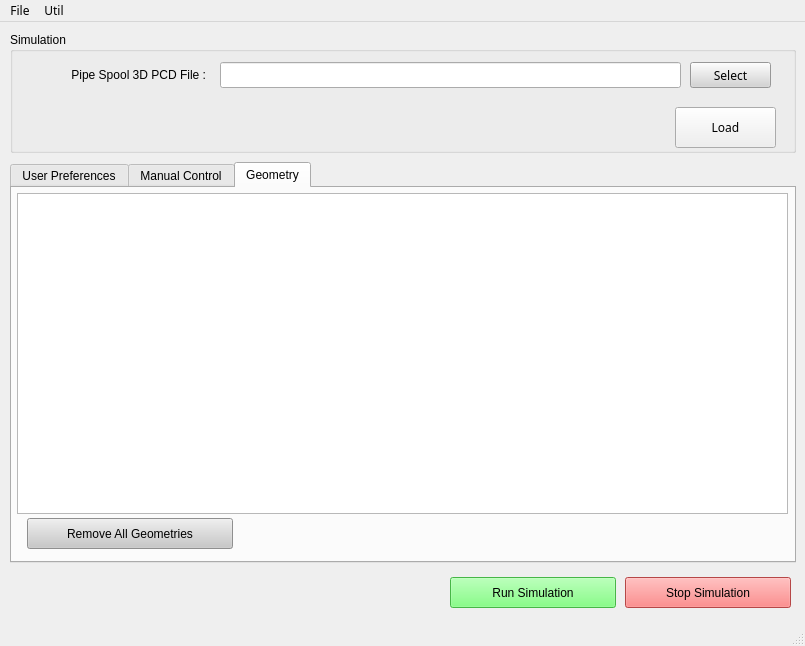
<?xml version="1.0" encoding="UTF-8"?>
<ui version="4.0">
 <author>IAE</author>
 <class>MainWindow</class>
 <widget class="QMainWindow" name="MainWindow">
  <property name="geometry">
   <rect>
    <x>0</x>
    <y>0</y>
    <width>805</width>
    <height>646</height>
   </rect>
  </property>
  <property name="font">
   <font>
    <family>NanumSquare</family>
   </font>
  </property>
  <property name="windowTitle">
   <string/>
  </property>
  <property name="windowIcon">
   <iconset theme="document-save-as">
    <normaloff>.</normaloff>.</iconset>
  </property>
  <property name="toolTip">
   <string/>
  </property>
  <property name="styleSheet">
   <string notr="true"/>
  </property>
  <widget class="QWidget" name="centralwidget">
   <widget class="QGroupBox" name="groupBox_4">
    <property name="geometry">
     <rect>
      <x>10</x>
      <y>10</y>
      <width>786</width>
      <height>121</height>
     </rect>
    </property>
    <property name="font">
     <font>
      <family>Arial</family>
     </font>
    </property>
    <property name="title">
     <string>Simulation</string>
    </property>
    <widget class="QLabel" name="label">
     <property name="geometry">
      <rect>
       <x>15</x>
       <y>30</y>
       <width>181</width>
       <height>26</height>
      </rect>
     </property>
     <property name="text">
      <string>Pipe Spool 3D PCD File :</string>
     </property>
     <property name="alignment">
      <set>Qt::AlignRight|Qt::AlignTrailing|Qt::AlignVCenter</set>
     </property>
    </widget>
    <widget class="QLineEdit" name="edit_pcd_file">
     <property name="geometry">
      <rect>
       <x>210</x>
       <y>30</y>
       <width>461</width>
       <height>26</height>
      </rect>
     </property>
     <property name="readOnly">
      <bool>true</bool>
     </property>
    </widget>
    <widget class="QPushButton" name="btn_open_pcd">
     <property name="geometry">
      <rect>
       <x>680</x>
       <y>30</y>
       <width>81</width>
       <height>26</height>
      </rect>
     </property>
     <property name="font">
      <font>
       <family>NanumSquare</family>
      </font>
     </property>
     <property name="styleSheet">
      <string notr="true">color: rgb(0,0,0);
background-color: rgb(212, 212, 212);</string>
     </property>
     <property name="text">
      <string>Select</string>
     </property>
    </widget>
    <widget class="QPushButton" name="btn_load_pcd">
     <property name="geometry">
      <rect>
       <x>665</x>
       <y>75</y>
       <width>101</width>
       <height>41</height>
      </rect>
     </property>
     <property name="font">
      <font>
       <family>NanumSquare</family>
      </font>
     </property>
     <property name="styleSheet">
      <string notr="true"/>
     </property>
     <property name="text">
      <string>Load</string>
     </property>
    </widget>
   </widget>
   <widget class="QPushButton" name="btn_run_simulation">
    <property name="geometry">
     <rect>
      <x>450</x>
      <y>555</y>
      <width>166</width>
      <height>31</height>
     </rect>
    </property>
    <property name="font">
     <font>
      <family>Arial</family>
     </font>
    </property>
    <property name="styleSheet">
     <string notr="true">color: rgb(0,0,0);
background-color: rgb(100,255,100);</string>
    </property>
    <property name="text">
     <string>Run Simulation</string>
    </property>
    <property name="icon">
     <iconset>
      <normaloff>../resource/run.png</normaloff>../resource/run.png</iconset>
    </property>
   </widget>
   <widget class="QPushButton" name="btn_stop_simulation">
    <property name="geometry">
     <rect>
      <x>625</x>
      <y>555</y>
      <width>166</width>
      <height>31</height>
     </rect>
    </property>
    <property name="font">
     <font>
      <family>Arial</family>
     </font>
    </property>
    <property name="styleSheet">
     <string notr="true">color: rgb(0,0,0);
background-color: rgb(255, 100, 100);</string>
    </property>
    <property name="text">
     <string>Stop Simulation</string>
    </property>
    <property name="icon">
     <iconset>
      <normaloff>../resource/stop.png</normaloff>../resource/stop.png</iconset>
    </property>
   </widget>
   <widget class="QTabWidget" name="tabWidget">
    <property name="geometry">
     <rect>
      <x>10</x>
      <y>140</y>
      <width>786</width>
      <height>401</height>
     </rect>
    </property>
    <property name="font">
     <font>
      <family>Arial</family>
     </font>
    </property>
    <property name="currentIndex">
     <number>2</number>
    </property>
    <widget class="QWidget" name="tab">
     <attribute name="title">
      <string>User Preferences</string>
     </attribute>
     <widget class="QGroupBox" name="groupBox">
      <property name="geometry">
       <rect>
        <x>15</x>
        <y>10</y>
        <width>431</width>
        <height>106</height>
       </rect>
      </property>
      <property name="font">
       <font>
        <family>Arial</family>
       </font>
      </property>
      <property name="title">
       <string>Pose Detection Plugin Preference</string>
      </property>
      <widget class="QComboBox" name="select_pg_plugin">
       <property name="geometry">
        <rect>
         <x>210</x>
         <y>65</y>
         <width>206</width>
         <height>26</height>
        </rect>
       </property>
      </widget>
      <widget class="QComboBox" name="select_pd_plugin">
       <property name="geometry">
        <rect>
         <x>210</x>
         <y>30</y>
         <width>206</width>
         <height>26</height>
        </rect>
       </property>
      </widget>
      <widget class="QLabel" name="label_3">
       <property name="geometry">
        <rect>
         <x>20</x>
         <y>30</y>
         <width>181</width>
         <height>26</height>
        </rect>
       </property>
       <property name="text">
        <string>Pose Detection Plug-in :</string>
       </property>
       <property name="alignment">
        <set>Qt::AlignRight|Qt::AlignTrailing|Qt::AlignVCenter</set>
       </property>
      </widget>
      <widget class="QLabel" name="label_4">
       <property name="geometry">
        <rect>
         <x>10</x>
         <y>65</y>
         <width>191</width>
         <height>26</height>
        </rect>
       </property>
       <property name="text">
        <string>Path Generation Plug-in :</string>
       </property>
       <property name="alignment">
        <set>Qt::AlignRight|Qt::AlignTrailing|Qt::AlignVCenter</set>
       </property>
      </widget>
     </widget>
     <widget class="QGroupBox" name="groupBox_2">
      <property name="geometry">
       <rect>
        <x>15</x>
        <y>130</y>
        <width>436</width>
        <height>106</height>
       </rect>
      </property>
      <property name="font">
       <font>
        <family>Arial</family>
       </font>
      </property>
      <property name="title">
       <string>Path Generatation Plugin Preference</string>
      </property>
      <widget class="QComboBox" name="select_pg_plugin_2">
       <property name="geometry">
        <rect>
         <x>210</x>
         <y>65</y>
         <width>206</width>
         <height>26</height>
        </rect>
       </property>
      </widget>
      <widget class="QComboBox" name="select_pd_plugin_2">
       <property name="geometry">
        <rect>
         <x>210</x>
         <y>30</y>
         <width>206</width>
         <height>26</height>
        </rect>
       </property>
      </widget>
      <widget class="QLabel" name="label_5">
       <property name="geometry">
        <rect>
         <x>20</x>
         <y>30</y>
         <width>181</width>
         <height>26</height>
        </rect>
       </property>
       <property name="text">
        <string>Pose Detection Plug-in :</string>
       </property>
       <property name="alignment">
        <set>Qt::AlignRight|Qt::AlignTrailing|Qt::AlignVCenter</set>
       </property>
      </widget>
      <widget class="QLabel" name="label_6">
       <property name="geometry">
        <rect>
         <x>10</x>
         <y>65</y>
         <width>191</width>
         <height>26</height>
        </rect>
       </property>
       <property name="text">
        <string>Path Generation Plug-in :</string>
       </property>
       <property name="alignment">
        <set>Qt::AlignRight|Qt::AlignTrailing|Qt::AlignVCenter</set>
       </property>
      </widget>
     </widget>
    </widget>
    <widget class="QWidget" name="tab_2">
     <attribute name="title">
      <string>Manual Control</string>
     </attribute>
     <widget class="QGroupBox" name="groupBox_3">
      <property name="geometry">
       <rect>
        <x>10</x>
        <y>10</y>
        <width>761</width>
        <height>346</height>
       </rect>
      </property>
      <property name="title">
       <string>Joint Control</string>
      </property>
      <widget class="QLabel" name="label_rt_1">
       <property name="geometry">
        <rect>
         <x>14</x>
         <y>30</y>
         <width>96</width>
         <height>21</height>
        </rect>
       </property>
       <property name="text">
        <string>-</string>
       </property>
       <property name="alignment">
        <set>Qt::AlignRight|Qt::AlignTrailing|Qt::AlignVCenter</set>
       </property>
      </widget>
      <widget class="QSlider" name="slide_rt_1">
       <property name="geometry">
        <rect>
         <x>120</x>
         <y>30</y>
         <width>181</width>
         <height>21</height>
        </rect>
       </property>
       <property name="orientation">
        <enum>Qt::Horizontal</enum>
       </property>
      </widget>
      <widget class="QLineEdit" name="edit_slide_rt_1">
       <property name="geometry">
        <rect>
         <x>310</x>
         <y>30</y>
         <width>56</width>
         <height>21</height>
        </rect>
       </property>
       <property name="alignment">
        <set>Qt::AlignCenter</set>
       </property>
      </widget>
      <widget class="Line" name="line_2">
       <property name="geometry">
        <rect>
         <x>375</x>
         <y>25</y>
         <width>16</width>
         <height>306</height>
        </rect>
       </property>
       <property name="orientation">
        <enum>Qt::Vertical</enum>
       </property>
      </widget>
      <widget class="QLineEdit" name="edit_slide_rt_2">
       <property name="geometry">
        <rect>
         <x>311</x>
         <y>65</y>
         <width>56</width>
         <height>21</height>
        </rect>
       </property>
       <property name="alignment">
        <set>Qt::AlignCenter</set>
       </property>
      </widget>
      <widget class="QSlider" name="slide_rt_2">
       <property name="geometry">
        <rect>
         <x>121</x>
         <y>65</y>
         <width>181</width>
         <height>21</height>
        </rect>
       </property>
       <property name="orientation">
        <enum>Qt::Horizontal</enum>
       </property>
      </widget>
      <widget class="QLabel" name="label_rt_2">
       <property name="geometry">
        <rect>
         <x>10</x>
         <y>65</y>
         <width>101</width>
         <height>21</height>
        </rect>
       </property>
       <property name="text">
        <string>-</string>
       </property>
       <property name="alignment">
        <set>Qt::AlignRight|Qt::AlignTrailing|Qt::AlignVCenter</set>
       </property>
      </widget>
      <widget class="QLineEdit" name="edit_slide_rt_3">
       <property name="geometry">
        <rect>
         <x>311</x>
         <y>100</y>
         <width>56</width>
         <height>21</height>
        </rect>
       </property>
       <property name="alignment">
        <set>Qt::AlignCenter</set>
       </property>
      </widget>
      <widget class="QSlider" name="slide_rt_3">
       <property name="geometry">
        <rect>
         <x>121</x>
         <y>100</y>
         <width>181</width>
         <height>21</height>
        </rect>
       </property>
       <property name="orientation">
        <enum>Qt::Horizontal</enum>
       </property>
      </widget>
      <widget class="QLabel" name="label_rt_3">
       <property name="geometry">
        <rect>
         <x>10</x>
         <y>100</y>
         <width>101</width>
         <height>21</height>
        </rect>
       </property>
       <property name="text">
        <string>-</string>
       </property>
       <property name="alignment">
        <set>Qt::AlignRight|Qt::AlignTrailing|Qt::AlignVCenter</set>
       </property>
      </widget>
      <widget class="QLineEdit" name="edit_slide_rt_4">
       <property name="geometry">
        <rect>
         <x>311</x>
         <y>135</y>
         <width>56</width>
         <height>21</height>
        </rect>
       </property>
       <property name="alignment">
        <set>Qt::AlignCenter</set>
       </property>
      </widget>
      <widget class="QSlider" name="slide_rt_4">
       <property name="geometry">
        <rect>
         <x>121</x>
         <y>135</y>
         <width>181</width>
         <height>21</height>
        </rect>
       </property>
       <property name="orientation">
        <enum>Qt::Horizontal</enum>
       </property>
      </widget>
      <widget class="QLabel" name="label_rt_4">
       <property name="geometry">
        <rect>
         <x>10</x>
         <y>135</y>
         <width>101</width>
         <height>21</height>
        </rect>
       </property>
       <property name="text">
        <string>-</string>
       </property>
       <property name="alignment">
        <set>Qt::AlignRight|Qt::AlignTrailing|Qt::AlignVCenter</set>
       </property>
      </widget>
      <widget class="QLabel" name="label_rt_5">
       <property name="geometry">
        <rect>
         <x>9</x>
         <y>170</y>
         <width>101</width>
         <height>21</height>
        </rect>
       </property>
       <property name="text">
        <string>-</string>
       </property>
       <property name="alignment">
        <set>Qt::AlignRight|Qt::AlignTrailing|Qt::AlignVCenter</set>
       </property>
      </widget>
      <widget class="QSlider" name="slide_rt_5">
       <property name="geometry">
        <rect>
         <x>120</x>
         <y>170</y>
         <width>181</width>
         <height>21</height>
        </rect>
       </property>
       <property name="orientation">
        <enum>Qt::Horizontal</enum>
       </property>
      </widget>
      <widget class="QLineEdit" name="edit_slide_rt_5">
       <property name="geometry">
        <rect>
         <x>310</x>
         <y>170</y>
         <width>56</width>
         <height>21</height>
        </rect>
       </property>
       <property name="alignment">
        <set>Qt::AlignCenter</set>
       </property>
      </widget>
      <widget class="QLineEdit" name="edit_slide_rt_6">
       <property name="geometry">
        <rect>
         <x>311</x>
         <y>205</y>
         <width>56</width>
         <height>21</height>
        </rect>
       </property>
       <property name="alignment">
        <set>Qt::AlignCenter</set>
       </property>
      </widget>
      <widget class="QSlider" name="slide_rt_6">
       <property name="geometry">
        <rect>
         <x>121</x>
         <y>205</y>
         <width>181</width>
         <height>21</height>
        </rect>
       </property>
       <property name="orientation">
        <enum>Qt::Horizontal</enum>
       </property>
      </widget>
      <widget class="QLabel" name="label_rt_6">
       <property name="geometry">
        <rect>
         <x>10</x>
         <y>205</y>
         <width>101</width>
         <height>21</height>
        </rect>
       </property>
       <property name="text">
        <string>-</string>
       </property>
       <property name="alignment">
        <set>Qt::AlignRight|Qt::AlignTrailing|Qt::AlignVCenter</set>
       </property>
      </widget>
      <widget class="QLabel" name="label_rt_7">
       <property name="geometry">
        <rect>
         <x>9</x>
         <y>240</y>
         <width>101</width>
         <height>21</height>
        </rect>
       </property>
       <property name="text">
        <string>-</string>
       </property>
       <property name="alignment">
        <set>Qt::AlignRight|Qt::AlignTrailing|Qt::AlignVCenter</set>
       </property>
      </widget>
      <widget class="QSlider" name="slide_rt_7">
       <property name="geometry">
        <rect>
         <x>120</x>
         <y>240</y>
         <width>181</width>
         <height>21</height>
        </rect>
       </property>
       <property name="orientation">
        <enum>Qt::Horizontal</enum>
       </property>
      </widget>
      <widget class="QLineEdit" name="edit_slide_rt_7">
       <property name="geometry">
        <rect>
         <x>310</x>
         <y>240</y>
         <width>56</width>
         <height>21</height>
        </rect>
       </property>
       <property name="alignment">
        <set>Qt::AlignCenter</set>
       </property>
      </widget>
      <widget class="QLineEdit" name="edit_slide_rt_8">
       <property name="geometry">
        <rect>
         <x>311</x>
         <y>275</y>
         <width>56</width>
         <height>21</height>
        </rect>
       </property>
       <property name="alignment">
        <set>Qt::AlignCenter</set>
       </property>
      </widget>
      <widget class="QSlider" name="slide_rt_8">
       <property name="geometry">
        <rect>
         <x>121</x>
         <y>275</y>
         <width>181</width>
         <height>21</height>
        </rect>
       </property>
       <property name="orientation">
        <enum>Qt::Horizontal</enum>
       </property>
      </widget>
      <widget class="QLabel" name="label_rt_8">
       <property name="geometry">
        <rect>
         <x>10</x>
         <y>275</y>
         <width>101</width>
         <height>21</height>
        </rect>
       </property>
       <property name="text">
        <string>-</string>
       </property>
       <property name="alignment">
        <set>Qt::AlignRight|Qt::AlignTrailing|Qt::AlignVCenter</set>
       </property>
      </widget>
      <widget class="QLabel" name="label_rt_9">
       <property name="geometry">
        <rect>
         <x>9</x>
         <y>310</y>
         <width>101</width>
         <height>21</height>
        </rect>
       </property>
       <property name="text">
        <string>-</string>
       </property>
       <property name="alignment">
        <set>Qt::AlignRight|Qt::AlignTrailing|Qt::AlignVCenter</set>
       </property>
      </widget>
      <widget class="QSlider" name="slide_rt_9">
       <property name="geometry">
        <rect>
         <x>120</x>
         <y>310</y>
         <width>181</width>
         <height>21</height>
        </rect>
       </property>
       <property name="orientation">
        <enum>Qt::Horizontal</enum>
       </property>
      </widget>
      <widget class="QLineEdit" name="edit_slide_rt_9">
       <property name="geometry">
        <rect>
         <x>310</x>
         <y>310</y>
         <width>56</width>
         <height>21</height>
        </rect>
       </property>
       <property name="alignment">
        <set>Qt::AlignCenter</set>
       </property>
      </widget>
      <widget class="QLineEdit" name="edit_slide_dda_7">
       <property name="geometry">
        <rect>
         <x>690</x>
         <y>240</y>
         <width>56</width>
         <height>21</height>
        </rect>
       </property>
       <property name="alignment">
        <set>Qt::AlignCenter</set>
       </property>
      </widget>
      <widget class="QLineEdit" name="edit_slide_dda_4">
       <property name="geometry">
        <rect>
         <x>691</x>
         <y>135</y>
         <width>56</width>
         <height>21</height>
        </rect>
       </property>
       <property name="alignment">
        <set>Qt::AlignCenter</set>
       </property>
      </widget>
      <widget class="QLineEdit" name="edit_slide_dda_8">
       <property name="geometry">
        <rect>
         <x>691</x>
         <y>275</y>
         <width>56</width>
         <height>21</height>
        </rect>
       </property>
       <property name="alignment">
        <set>Qt::AlignCenter</set>
       </property>
      </widget>
      <widget class="QLineEdit" name="edit_slide_dda_9">
       <property name="geometry">
        <rect>
         <x>690</x>
         <y>310</y>
         <width>56</width>
         <height>21</height>
        </rect>
       </property>
       <property name="alignment">
        <set>Qt::AlignCenter</set>
       </property>
      </widget>
      <widget class="QLabel" name="label_dda_1">
       <property name="geometry">
        <rect>
         <x>394</x>
         <y>30</y>
         <width>96</width>
         <height>21</height>
        </rect>
       </property>
       <property name="text">
        <string>-</string>
       </property>
       <property name="alignment">
        <set>Qt::AlignRight|Qt::AlignTrailing|Qt::AlignVCenter</set>
       </property>
      </widget>
      <widget class="QSlider" name="slide_dda_4">
       <property name="geometry">
        <rect>
         <x>501</x>
         <y>135</y>
         <width>181</width>
         <height>21</height>
        </rect>
       </property>
       <property name="orientation">
        <enum>Qt::Horizontal</enum>
       </property>
      </widget>
      <widget class="QSlider" name="slide_dda_9">
       <property name="geometry">
        <rect>
         <x>500</x>
         <y>310</y>
         <width>181</width>
         <height>21</height>
        </rect>
       </property>
       <property name="orientation">
        <enum>Qt::Horizontal</enum>
       </property>
      </widget>
      <widget class="QLineEdit" name="edit_slide_dda_6">
       <property name="geometry">
        <rect>
         <x>691</x>
         <y>205</y>
         <width>56</width>
         <height>21</height>
        </rect>
       </property>
       <property name="alignment">
        <set>Qt::AlignCenter</set>
       </property>
      </widget>
      <widget class="QSlider" name="slide_dda_2">
       <property name="geometry">
        <rect>
         <x>501</x>
         <y>65</y>
         <width>181</width>
         <height>21</height>
        </rect>
       </property>
       <property name="orientation">
        <enum>Qt::Horizontal</enum>
       </property>
      </widget>
      <widget class="QSlider" name="slide_dda_8">
       <property name="geometry">
        <rect>
         <x>501</x>
         <y>275</y>
         <width>181</width>
         <height>21</height>
        </rect>
       </property>
       <property name="orientation">
        <enum>Qt::Horizontal</enum>
       </property>
      </widget>
      <widget class="QLabel" name="label_dda_7">
       <property name="geometry">
        <rect>
         <x>394</x>
         <y>240</y>
         <width>96</width>
         <height>21</height>
        </rect>
       </property>
       <property name="text">
        <string>-</string>
       </property>
       <property name="alignment">
        <set>Qt::AlignRight|Qt::AlignTrailing|Qt::AlignVCenter</set>
       </property>
      </widget>
      <widget class="QLabel" name="label_dda_5">
       <property name="geometry">
        <rect>
         <x>394</x>
         <y>170</y>
         <width>96</width>
         <height>21</height>
        </rect>
       </property>
       <property name="text">
        <string>-</string>
       </property>
       <property name="alignment">
        <set>Qt::AlignRight|Qt::AlignTrailing|Qt::AlignVCenter</set>
       </property>
      </widget>
      <widget class="QSlider" name="slide_dda_6">
       <property name="geometry">
        <rect>
         <x>501</x>
         <y>205</y>
         <width>181</width>
         <height>21</height>
        </rect>
       </property>
       <property name="orientation">
        <enum>Qt::Horizontal</enum>
       </property>
      </widget>
      <widget class="QSlider" name="slide_dda_7">
       <property name="geometry">
        <rect>
         <x>500</x>
         <y>240</y>
         <width>181</width>
         <height>21</height>
        </rect>
       </property>
       <property name="orientation">
        <enum>Qt::Horizontal</enum>
       </property>
      </widget>
      <widget class="QLabel" name="label_dda_4">
       <property name="geometry">
        <rect>
         <x>395</x>
         <y>135</y>
         <width>96</width>
         <height>21</height>
        </rect>
       </property>
       <property name="text">
        <string>-</string>
       </property>
       <property name="alignment">
        <set>Qt::AlignRight|Qt::AlignTrailing|Qt::AlignVCenter</set>
       </property>
      </widget>
      <widget class="QSlider" name="slide_dda_3">
       <property name="geometry">
        <rect>
         <x>501</x>
         <y>100</y>
         <width>181</width>
         <height>21</height>
        </rect>
       </property>
       <property name="orientation">
        <enum>Qt::Horizontal</enum>
       </property>
      </widget>
      <widget class="QLineEdit" name="edit_slide_dda_3">
       <property name="geometry">
        <rect>
         <x>691</x>
         <y>100</y>
         <width>56</width>
         <height>21</height>
        </rect>
       </property>
       <property name="alignment">
        <set>Qt::AlignCenter</set>
       </property>
      </widget>
      <widget class="QLineEdit" name="edit_slide_dda_2">
       <property name="geometry">
        <rect>
         <x>691</x>
         <y>65</y>
         <width>56</width>
         <height>21</height>
        </rect>
       </property>
       <property name="alignment">
        <set>Qt::AlignCenter</set>
       </property>
      </widget>
      <widget class="QSlider" name="slide_dda_5">
       <property name="geometry">
        <rect>
         <x>500</x>
         <y>170</y>
         <width>181</width>
         <height>21</height>
        </rect>
       </property>
       <property name="orientation">
        <enum>Qt::Horizontal</enum>
       </property>
      </widget>
      <widget class="QLabel" name="label_dda_3">
       <property name="geometry">
        <rect>
         <x>395</x>
         <y>100</y>
         <width>96</width>
         <height>21</height>
        </rect>
       </property>
       <property name="text">
        <string>-</string>
       </property>
       <property name="alignment">
        <set>Qt::AlignRight|Qt::AlignTrailing|Qt::AlignVCenter</set>
       </property>
      </widget>
      <widget class="QLineEdit" name="edit_slide_dda_1">
       <property name="geometry">
        <rect>
         <x>690</x>
         <y>30</y>
         <width>56</width>
         <height>21</height>
        </rect>
       </property>
       <property name="alignment">
        <set>Qt::AlignCenter</set>
       </property>
      </widget>
      <widget class="QLabel" name="label_dda_6">
       <property name="geometry">
        <rect>
         <x>395</x>
         <y>205</y>
         <width>96</width>
         <height>21</height>
        </rect>
       </property>
       <property name="text">
        <string>-</string>
       </property>
       <property name="alignment">
        <set>Qt::AlignRight|Qt::AlignTrailing|Qt::AlignVCenter</set>
       </property>
      </widget>
      <widget class="QLabel" name="label_dda_8">
       <property name="geometry">
        <rect>
         <x>395</x>
         <y>275</y>
         <width>96</width>
         <height>21</height>
        </rect>
       </property>
       <property name="text">
        <string>-</string>
       </property>
       <property name="alignment">
        <set>Qt::AlignRight|Qt::AlignTrailing|Qt::AlignVCenter</set>
       </property>
      </widget>
      <widget class="QLabel" name="label_dda_2">
       <property name="geometry">
        <rect>
         <x>395</x>
         <y>65</y>
         <width>96</width>
         <height>21</height>
        </rect>
       </property>
       <property name="text">
        <string>-</string>
       </property>
       <property name="alignment">
        <set>Qt::AlignRight|Qt::AlignTrailing|Qt::AlignVCenter</set>
       </property>
      </widget>
      <widget class="QLabel" name="label_dda_9">
       <property name="geometry">
        <rect>
         <x>394</x>
         <y>310</y>
         <width>96</width>
         <height>21</height>
        </rect>
       </property>
       <property name="text">
        <string>-</string>
       </property>
       <property name="alignment">
        <set>Qt::AlignRight|Qt::AlignTrailing|Qt::AlignVCenter</set>
       </property>
      </widget>
      <widget class="QSlider" name="slide_dda_1">
       <property name="geometry">
        <rect>
         <x>500</x>
         <y>30</y>
         <width>181</width>
         <height>21</height>
        </rect>
       </property>
       <property name="orientation">
        <enum>Qt::Horizontal</enum>
       </property>
      </widget>
      <widget class="QLineEdit" name="edit_slide_dda_5">
       <property name="geometry">
        <rect>
         <x>690</x>
         <y>170</y>
         <width>56</width>
         <height>21</height>
        </rect>
       </property>
       <property name="alignment">
        <set>Qt::AlignCenter</set>
       </property>
      </widget>
     </widget>
    </widget>
    <widget class="QWidget" name="tab_3">
     <attribute name="title">
      <string>Geometry</string>
     </attribute>
     <widget class="QPushButton" name="btn_geometry_remove_all">
      <property name="geometry">
       <rect>
        <x>15</x>
        <y>330</y>
        <width>206</width>
        <height>31</height>
       </rect>
      </property>
      <property name="font">
       <font>
        <family>Arial</family>
       </font>
      </property>
      <property name="styleSheet">
       <string notr="true">color: rgb(0,0,0);
background-color: rgb(200,200,200);</string>
      </property>
      <property name="text">
       <string>Remove All Geometries</string>
      </property>
      <property name="icon">
       <iconset>
        <normaloff>../resource/delete.png</normaloff>../resource/delete.png</iconset>
      </property>
     </widget>
     <widget class="QTableView" name="table_geometry">
      <property name="geometry">
       <rect>
        <x>5</x>
        <y>5</y>
        <width>771</width>
        <height>321</height>
       </rect>
      </property>
      <property name="styleSheet">
       <string notr="true">color: rgb(0, 0, 0);</string>
      </property>
     </widget>
    </widget>
   </widget>
  </widget>
  <widget class="QMenuBar" name="menubar">
   <property name="geometry">
    <rect>
     <x>0</x>
     <y>0</y>
     <width>805</width>
     <height>24</height>
    </rect>
   </property>
   <widget class="QMenu" name="menuControl">
    <property name="title">
     <string>File</string>
    </property>
    <addaction name="actionExit"/>
   </widget>
   <widget class="QMenu" name="menuUtil">
    <property name="title">
     <string>Util</string>
    </property>
    <addaction name="actionUtilGeneratePCD"/>
   </widget>
   <addaction name="menuControl"/>
   <addaction name="menuUtil"/>
  </widget>
  <widget class="QStatusBar" name="statusbar"/>
  <action name="actionExit">
   <property name="text">
    <string>Exit</string>
   </property>
  </action>
  <action name="actionUtilGeneratePCD">
   <property name="text">
    <string>Generate to PCD File</string>
   </property>
   <property name="shortcut">
    <string>Meta+G</string>
   </property>
  </action>
 </widget>
 <resources/>
 <connections/>
 <designerdata>
  <property name="gridDeltaX">
   <number>5</number>
  </property>
  <property name="gridDeltaY">
   <number>5</number>
  </property>
  <property name="gridSnapX">
   <bool>true</bool>
  </property>
  <property name="gridSnapY">
   <bool>true</bool>
  </property>
  <property name="gridVisible">
   <bool>true</bool>
  </property>
 </designerdata>
</ui>
